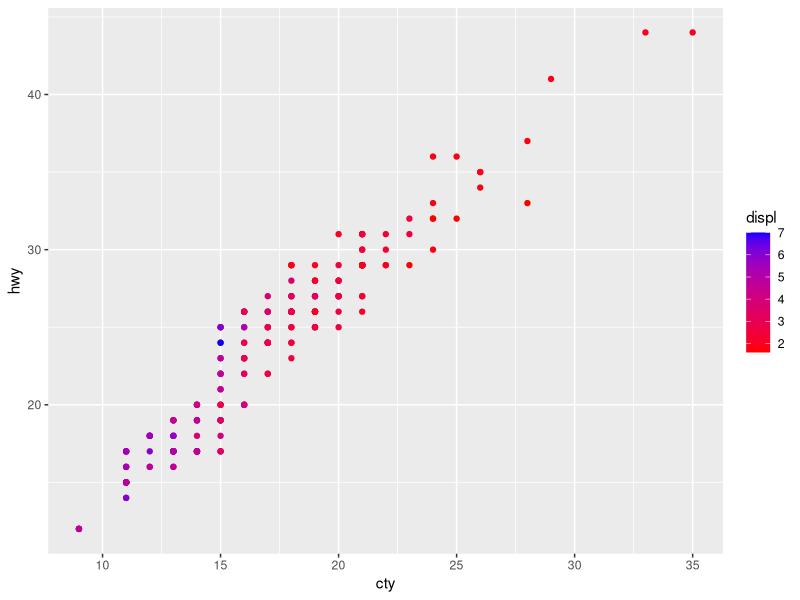
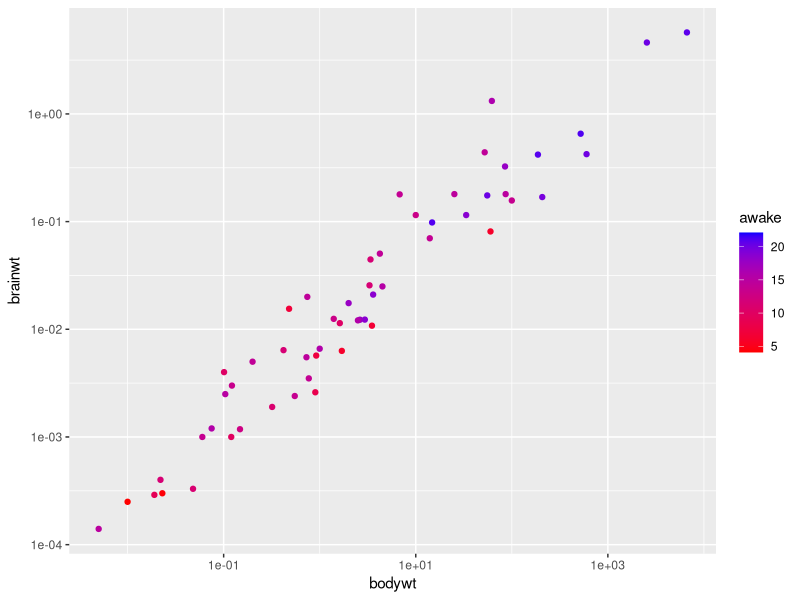
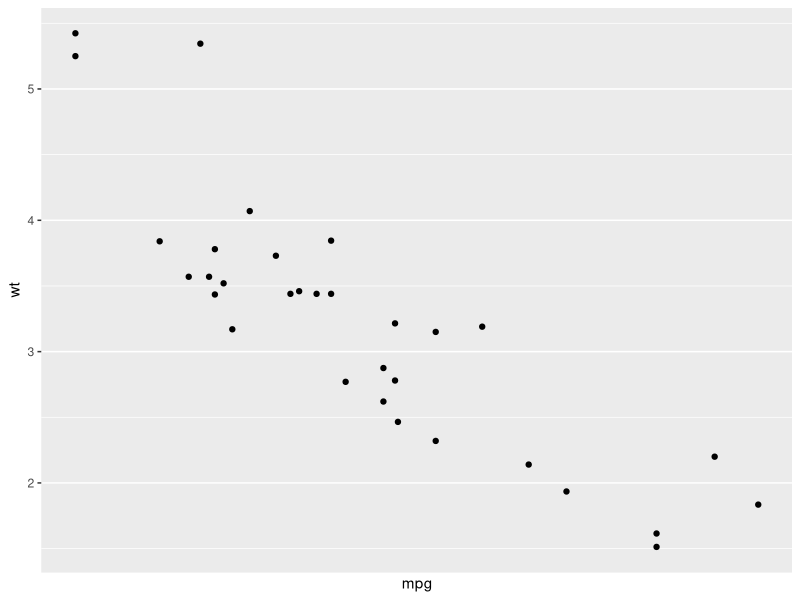
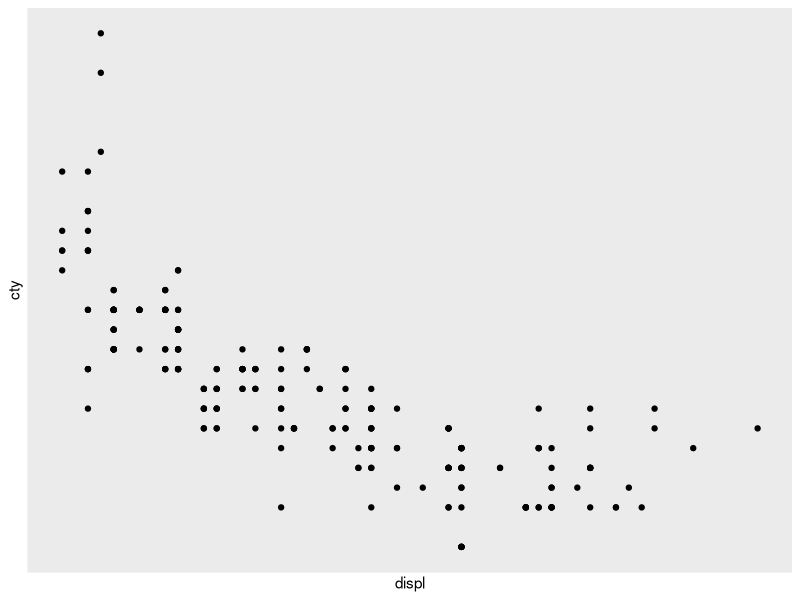
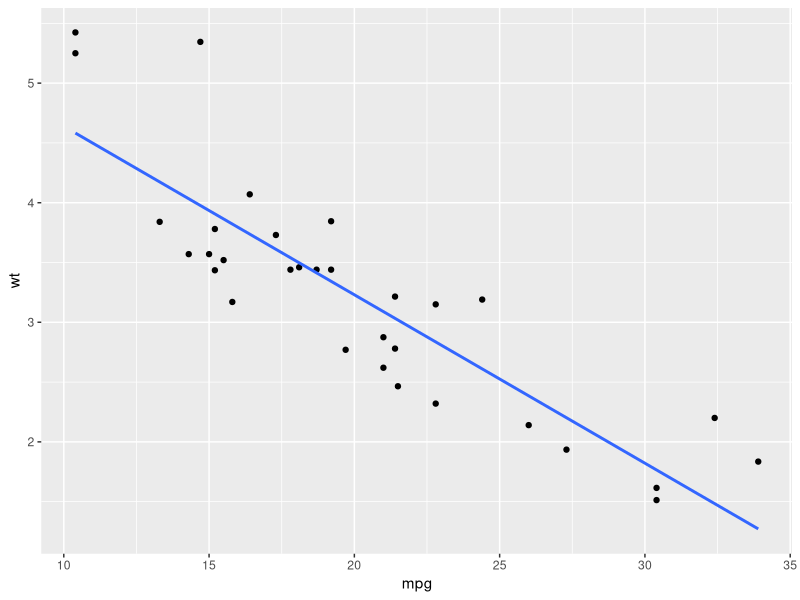
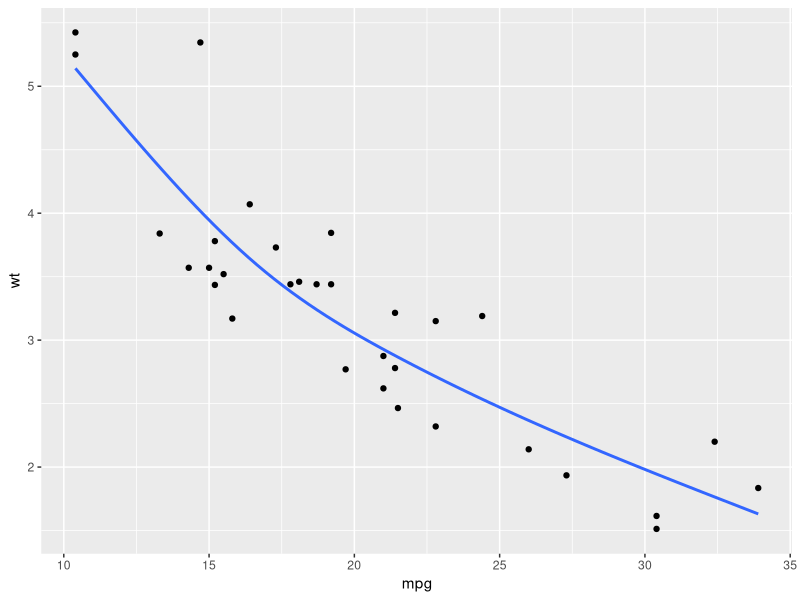
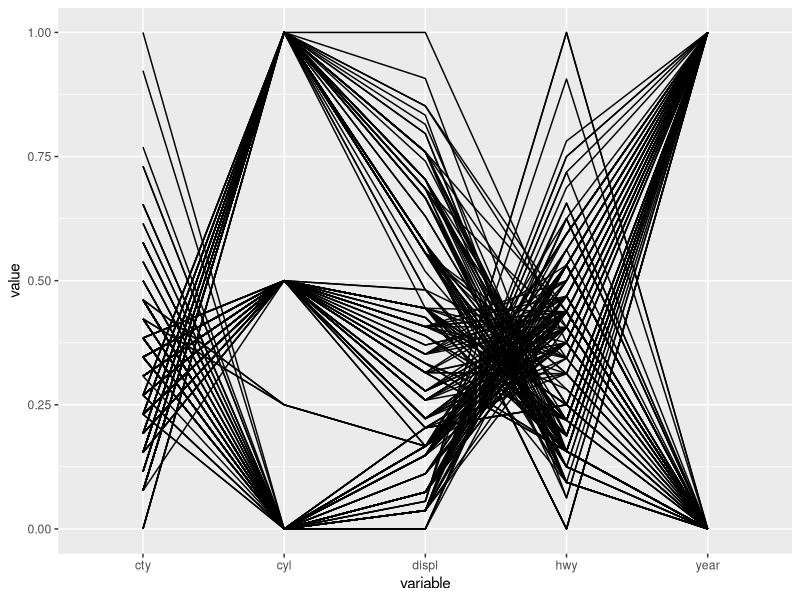
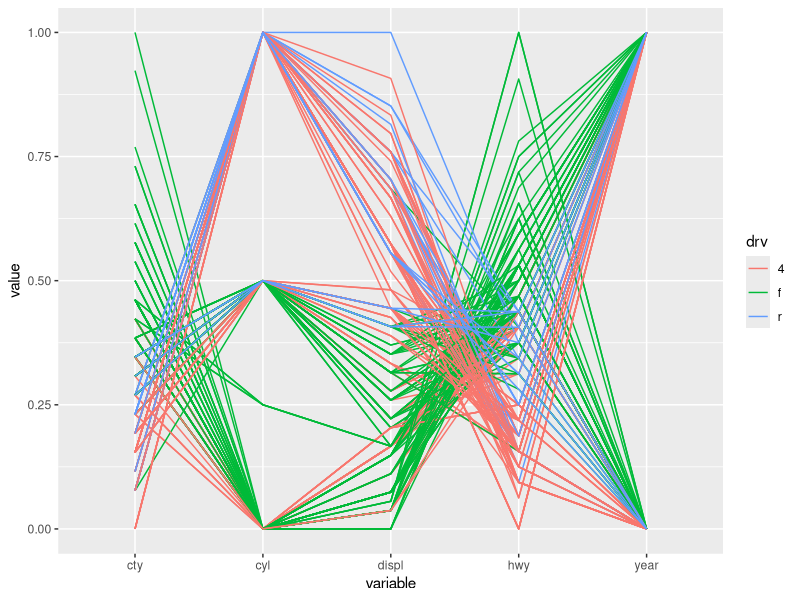

These charts were generated, in order, by the following R code:
## ---- chunk 1
library("ggplot2")
options(digits = 2)
## ---- chunk 2
gradient_rb <- scale_colour_gradient(low = "red", high = "blue")
qplot(cty, hwy, data = mpg, colour = displ) + gradient_rb
qplot(bodywt, brainwt, data = msleep, colour = awake, log="xy") +
  gradient_rb
## ---- chunk 3
xquiet <- scale_x_continuous(breaks = NULL)
yquiet <- scale_y_continuous(breaks = NULL)

qplot(mpg, wt, data = mtcars) + xquiet 
qplot(displ, cty, data = mpg) + xquiet + yquiet 
## ---- chunk 4
geom_lm <- function(formula = y ~ x) {
  geom_smooth(formula = formula, se = FALSE, method = "lm")
}
qplot(mpg, wt, data = mtcars) + geom_lm()
library("splines")
qplot(mpg, wt, data = mtcars) + geom_lm(y ~ ns(x, 3))
## ---- chunk 5
rescale01 <- function(x) {
  rng <- range(x, na.rm = TRUE)
  (x - rng[1]) / (rng[2] - rng[1])
}
pcp_data <- function(df) {
  numeric <- sapply(df, is.numeric)
  # Rescale numeric columns
  df[numeric] <- lapply(df[numeric], rescale01)
  # Add row identified
  df$.row <- rownames(df)
  # Treat numerics as value (aka measure) variables 
  dfg <- tidyr::gather_(df, "variable", "value", names(df)[numeric])
  # Add pcp to class of the data frame
  class(dfg) <- c("pcp", class(dfg))
  dfg
}
pcp <- function(df, ...) {
  df <- pcp_data(df)
  ggplot(df, aes(variable, value)) + geom_line(aes(group = .row))
}
pcp(mpg)
pcp(mpg) + aes(colour = drv)
